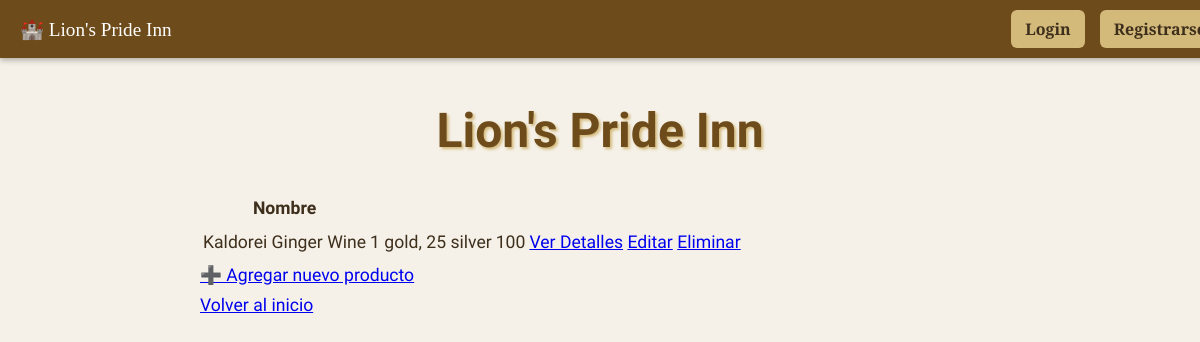
Before: /productos/ with the older database file.
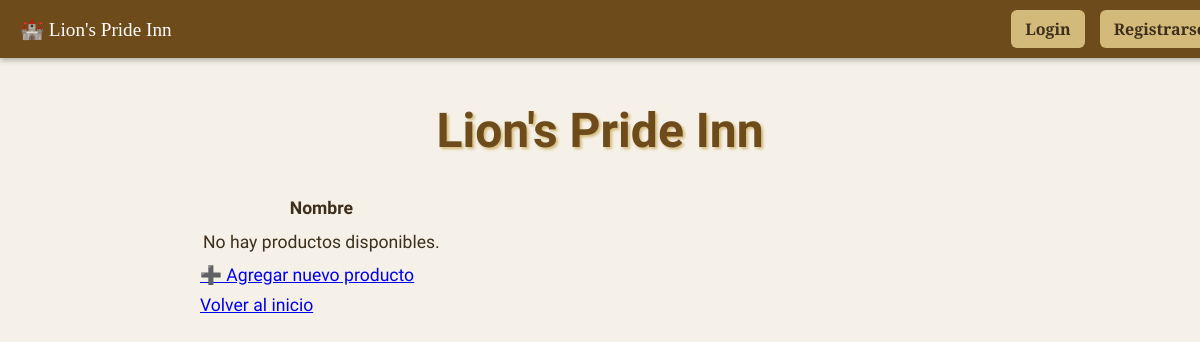
After: the same page with the newer database file.
### Taberna/models.py (models this page shows, shortened)
class Producto(models.Model):
    nombre = models.CharField(max_length=100)
    precio = models.CharField(max_length=100)
    stock = models.IntegerField()

### Taberna/views.py (the view)
# urls.py: path('productos/', views.ProductoListView.as_view(), name='productos'),
class ProductoListView(ListView):
    model = Producto
    template_name = 'Taberna/productos.html'
    context_object_name = 'productos'
    def get_queryset(self):
        queryset = super().get_queryset()
        busqueda = self.request.GET.get('busqueda', None)
        if busqueda:
            queryset = queryset.filter(nombre__icontains=busqueda)
        return queryset

### Taberna/templates/Taberna/productos.html
{% extends "Taberna/base.html" %}
{% block content %}
<div class="table-responsive">
  <table class="table table-bordered">
    <thead>
      <tr>
        <th>Nombre</th>
      </tr>
    </thead>
    <tbody>
      {% for producto in productos %}
        <tr>
          <td>{{ producto.nombre }}</td>
          <td>{{ producto.precio }}</td>
          <td>{{ producto.stock }}</td>
          <td>
            <a href="{% url 'Taberna:detalle_productos' producto.id %}" class="btn btn-sm btn-info">Ver Detalles</a>
            <a href="{% url 'Taberna:actualizar_producto' producto.id %}" class="btn btn-sm btn-warning">Editar</a>
            <a href="{% url 'Taberna:producto_confirm_delete' producto.id %}" class="btn btn-sm btn-danger">Eliminar</a>
          </td>
        </tr>
      {% empty %}
        <tr>
          <td colspan="3">No hay productos disponibles.</td>
        </tr>
      {% endfor %}
    </tbody>
  </table>
</div>
<div class="text-center mt-4">
  <a href="{% url 'Taberna:crear_producto' %}" class="btn btn-success">
    ➕ Agregar nuevo producto
  </a>
  <br>
    <a href="{% url 'Taberna:home' %}">Volver al inicio</a>
  <br>
</div>
{% endblock %}

Changed rows visible on the page:
removed Producto: nombre "Kaldorei Ginger Wine", precio "1 gold, 25 silver", stock "100"
Other visible differences:
text now shown: "No hay productos disponibles."
